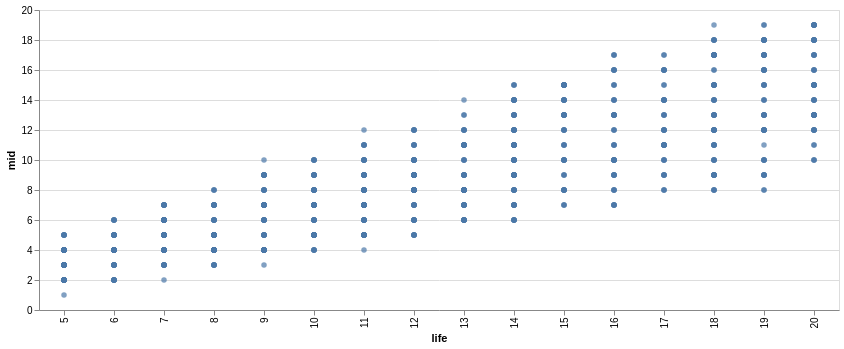

The cell this chart's notebook holds for it:
### Code cell
import altair as alt

# Revert to the default renderer
alt.renderers.enable('default')

brush = alt.selection_interval()
alt.Chart(df_historical).mark_point(filled=True).encode(
    x='life:O',
    y='mid:Q'
).properties(
    width=800,
    height=300
)

### Figure 1 — Vega-Lite specification as saved in the notebook (floating-point values rounded to 4 significant figures; data arrays with more than 128 entries replaced by an {"elided": "..."} marker saying what was removed)
{"config": {"view": {"continuousWidth": 300, "continuousHeight": 300}}, "data": {"name": "data-9574a3f8202696e0cdc7de715386d3b9"}, "mark": {"type": "point", "filled": true}, "encoding": {"x": {"field": "life", "type": "ordinal"}, "y": {"field": "mid", "type": "quantitative"}}, "height": 300, "width": 800, "$schema": "https://vega.github.io/schema/vega-lite/v6.4.1.json", "datasets": {"data-9574a3f8202696e0cdc7de715386d3b9": {"elided": "1000 records"}}}
